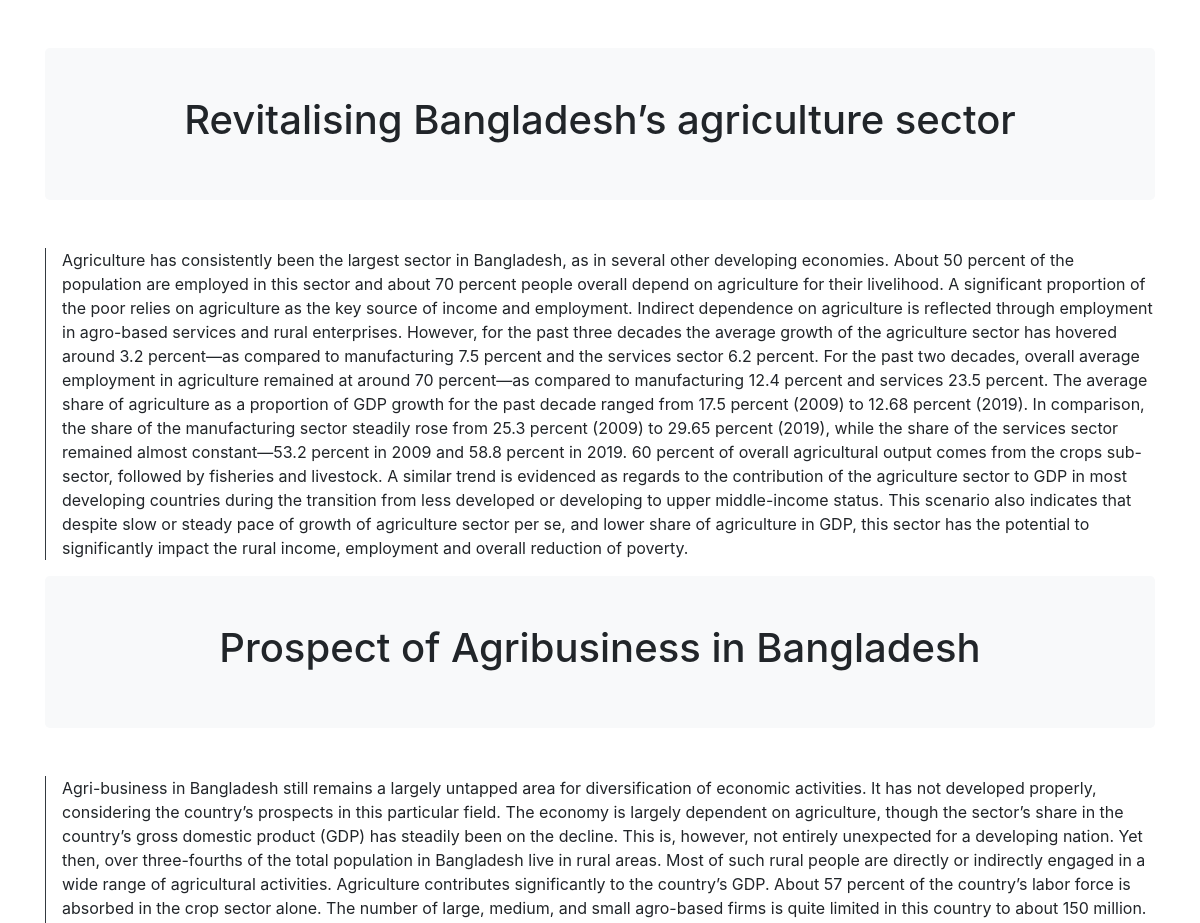
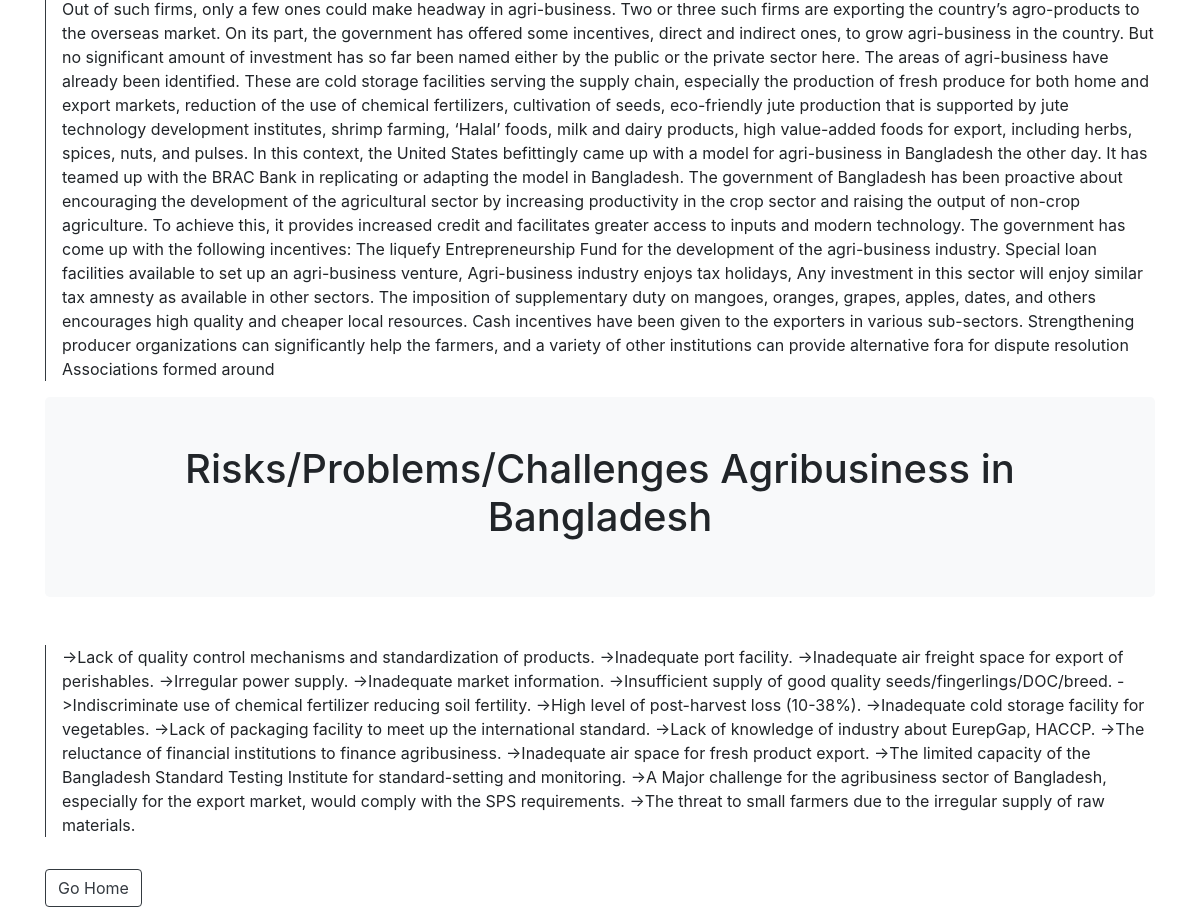
/ins_view.php, run on the app's committed database (2 pictures, top to bottom).
### tables this page shows
CREATE TABLE `instruction` (
  `id` int(11) NOT NULL,
  `title` varchar(1155) NOT NULL,
  `content` mediumtext NOT NULL
);

### ins_logic.php (called while the page is built, shortened)
<?php
$conn = mysqli_connect('localhost', 'root', '', 'agricul_farm');
$sql = "SELECT * FROM instruction";
$query = mysqli_query($conn, $sql);
?>

### ins_view.php (the view, shortened to what this page needs)
<?php
include "ins_logic.php";
?>
<!DOCTYPE html>
<html lang="en">
<head>
    <link rel="stylesheet" href="https://stackpath.bootstrapcdn.com/bootstrap/4.5.2/css/bootstrap.min.css"
>
</head>
<body>
    <div class="container mt-5">
        <?php foreach ($query as $q) { ?>
            <div class="bg-light p-5 rounded-lg text-black text-center">
                <h1><?php echo $q['title']; ?></h1>
            </div>
            <p class="mt-5 border-left border-dark pl-3">
                <?php echo $q['content']; ?>
            </p>
            <?php } ?>
        <a href="ins_index.php" class="btn btn-outline-dark my-3">Go Home</a>
    </div>
</body>
</html>

### data on the page
instruction: title "Revitalising Bangladesh’s agriculture sector", content "Agriculture has consistently been the largest sector in Bangladesh, as in several other developing economies. About 50 percent of the population are employed in this sector and about 70 percent people overall depend on agriculture for their livelihood. A significant proportion of the poor relies on agriculture as the key source of income and employment. Indirect dependence on agriculture is reflected through employment in agro-based services and rural enterprises. However, for the past three decades the average growth of the agriculture sector has hovered around 3.2 percent—as compared to manufacturing 7.5 percent and the services sector 6.2 percent. For the past two decades, overall…"
instruction: title "Prospect of Agribusiness in Bangladesh", content "Agri-business in Bangladesh still remains a largely untapped area for diversification of economic activities. It has not developed properly, considering the country’s prospects in this particular field. The economy is largely dependent on agriculture, though the sector’s share in the country’s gross domestic product (GDP) has steadily been on the decline. This is, however, not entirely unexpected for a developing nation. Yet then, over three-fourths of the total population in Bangladesh live in rural areas. Most of such rural people are directly or indirectly engaged in a wide range of agricultural activities. Agriculture contributes significantly to the country’s GDP. About 57 percent of…"
instruction: title "Risks/Problems/Challenges Agribusiness in Bangladesh", content "->Lack of quality control mechanisms and standardization of products. ->Inadequate port facility. ->Inadequate air freight space for export of perishables. ->Irregular power supply. ->Inadequate market information. ->Insufficient supply of good quality seeds/fingerlings/DOC/breed. ->Indiscriminate use of chemical fertilizer reducing soil fertility. ->High level of post-harvest loss (10-38%). ->Inadequate cold storage facility for vegetables. ->Lack of packaging facility to meet up the international standard. ->Lack of knowledge of industry about EurepGap, HACCP. ->The reluctance of financial institutions to finance agribusiness. ->Inadequate air space for fresh product export. ->The limited…"
